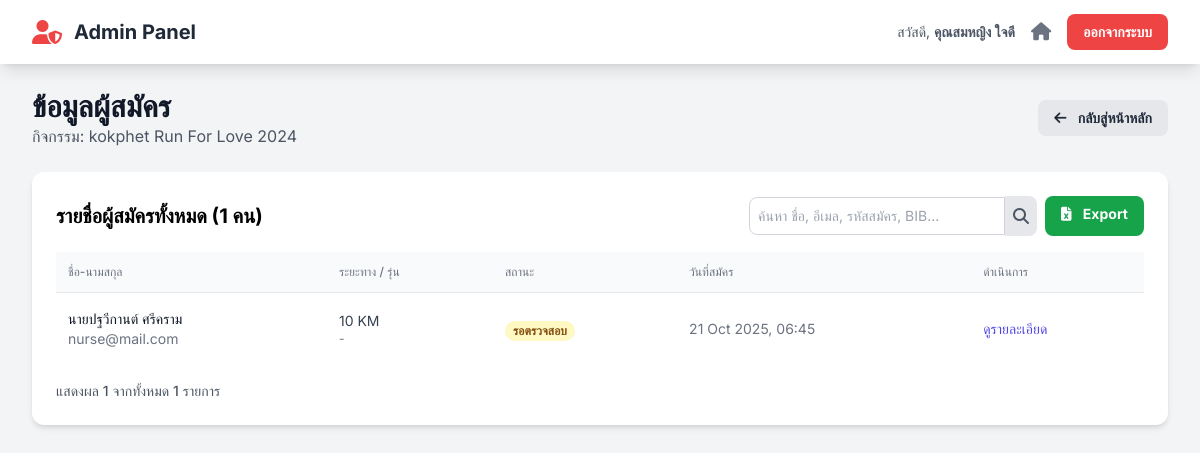
/admin/registrants.php?event_id=1 (signed in), run on the app's committed database.
### tables this page shows
CREATE TABLE `events` (
  `id` int(11) NOT NULL,
  `event_code` varchar(50) NOT NULL COMMENT 'รหัสอ้างอิงกิจกรรม เช่น sskpa-run-25',
  `name` varchar(255) NOT NULL COMMENT 'ชื่อกิจกรรม',
  `slogan` varchar(255) DEFAULT NULL,
  `theme_color` varchar(20) NOT NULL DEFAULT 'indigo',
  `color_code` varchar(7) NOT NULL DEFAULT '#4f46e5',
  `logo_text` varchar(100) DEFAULT NULL,
  `is_visible` tinyint(1) NOT NULL DEFAULT 1,
  `is_cancelled` tinyint(1) NOT NULL DEFAULT 0,
  `sort_order` int(11) NOT NULL DEFAULT 0,
  `is_registration_open` tinyint(1) NOT NULL DEFAULT 0 COMMENT '0=ปิด, 1=เปิด',
  `organizer` varchar(255) DEFAULT NULL,
  `organizer_phone` varchar(50) DEFAULT NULL,
  `organizer_email` varchar(100) DEFAULT NULL,
  `organizer_line_id` varchar(100) DEFAULT NULL,
  `organizer_logo_url` text DEFAULT NULL,
  `contact_person_name` varchar(255) DEFAULT NULL,
  `contact_person_phone` varchar(50) DEFAULT NULL,
  `payment_bank` varchar(100) DEFAULT NULL,
  `payment_account_name` varchar(255) DEFAULT NULL,
  `payment_account_number` varchar(50) DEFAULT NULL,
  `payment_qr_code_url` text DEFAULT NULL,
  `start_date` datetime NOT NULL,
  `cover_image_url` text DEFAULT NULL,
  `card_thumbnail_url` text DEFAULT NULL,
  `map_embed_url` text DEFAULT NULL,
  `map_direction_url` text DEFAULT NULL,
  `description` text DEFAULT NULL,
  `awards_description` text DEFAULT NULL,
  `bib_background_url` text DEFAULT NULL COMMENT 'Path to custom BIB background image'
);

CREATE TABLE `registrations` (
  `id` int(11) NOT NULL,
  `registration_code` varchar(20) NOT NULL COMMENT 'รหัสการสมัคร เช่น R001',
  `user_id` int(11) DEFAULT NULL COMMENT 'เชื่อมกับตาราง users ถ้าสมัครแบบ login',
  `event_id` int(11) NOT NULL,
  `distance_id` int(11) NOT NULL,
  `race_category_id` int(11) DEFAULT NULL,
  `bib_number` varchar(20) DEFAULT NULL,
  `shirt_size` varchar(10) NOT NULL,
  `status` enum('รอชำระเงิน','รอตรวจสอบ','ชำระเงินแล้ว') NOT NULL DEFAULT 'รอชำระเงิน',
  `payment_slip_url` text DEFAULT NULL,
  `registered_at` timestamp NOT NULL DEFAULT current_timestamp(),
  `title` varchar(50) NOT NULL,
  `first_name` varchar(255) NOT NULL,
  `last_name` varchar(255) NOT NULL,
  `gender` varchar(50) DEFAULT NULL,
  `email` varchar(255) NOT NULL,
  `phone` varchar(50) NOT NULL,
  `line_id` varchar(100) DEFAULT NULL,
  `thai_id` varchar(13) NOT NULL,
  `birth_date` date DEFAULT NULL,
  `disease` varchar(255) DEFAULT 'ไม่มีโรคประจำตัว',
  `disease_detail` text DEFAULT NULL,
  `emergency_contact_name` varchar(255) DEFAULT NULL,
  `emergency_contact_phone` varchar(50) DEFAULT NULL
);

CREATE TABLE `distances` (
  `id` int(11) NOT NULL,
  `event_id` int(11) NOT NULL,
  `name` varchar(100) NOT NULL COMMENT 'ชื่อระยะทาง เช่น 10 KM',
  `price` decimal(10,2) NOT NULL COMMENT 'ค่าสมัคร',
  `category` varchar(100) DEFAULT NULL COMMENT 'ประเภท เช่น Fun Run',
  `bib_color` varchar(7) DEFAULT '#4f46e5' COMMENT 'รหัสสีสำหรับพื้นหลัง BIB ของระยะนี้',
  `bib_prefix` varchar(20) DEFAULT NULL COMMENT 'คำนำหน้าเลข BIB สำหรับระยะนี้',
  `bib_start_number` int(11) DEFAULT 1 COMMENT 'เลข BIB เริ่มต้นสำหรับระยะนี้',
  `bib_padding` int(11) DEFAULT 4 COMMENT 'จำนวนหลักของเลข BIB',
  `bib_next_number` int(11) DEFAULT NULL COMMENT 'เลข BIB ลำดับถัดไปที่จะใช้'
);

### functions.php (called while the page is built, shortened)
<?php
function e($data) {
    return htmlspecialchars($data ?? '', ENT_QUOTES, 'UTF-8');
}
?>

### admin/registrants.php (the view, shortened to what this page needs)
<?php
require_once '../config.php';
require_once '../functions.php';
$event_id = intval($_GET['event_id']);
$event_stmt = $mysqli->prepare("SELECT name FROM events WHERE id = ?");
$event_stmt->bind_param("i", $event_id);
$event_stmt->execute();
$event_result = $event_stmt->get_result();
$event = $event_result->fetch_assoc();
$event_name = $event['name'];
$limit = 10;
$page = isset($_GET['page']) && is_numeric($_GET['page']) ? (int)$_GET['page'] : 1;
$offset = ($page - 1) * $limit;
$search_term = isset($_GET['search']) ? trim($_GET['search']) : '';
$base_query = "FROM registrations r
               JOIN distances d ON r.distance_id = d.id
               LEFT JOIN race_categories rc ON r.race_category_id = rc.id
               WHERE r.event_id = ?";
$where_clause = '';
$params_where = [$event_id];
$types_where = 'i';
$count_query = "SELECT COUNT(r.id) " . $base_query . $where_clause;
$count_stmt = $mysqli->prepare($count_query);
$count_stmt->bind_param($types_where, ...$params_where);
$count_stmt->execute();
$total_records = $count_stmt->get_result()->fetch_row()[0];
$select_fields = "SELECT r.id, r.title, r.first_name, r.last_name, r.email, r.status, r.registered_at, d.name as distance_name, rc.name as category_name ";
$limit_clause = " ORDER BY r.registered_at DESC LIMIT ? OFFSET ?";
$params_main = $params_where;
$types_main = $types_where;
$params_main[] = $limit;
$params_main[] = $offset;
$types_main .= 'ii';
$registrants_query = $select_fields . $base_query . $where_clause . $limit_clause;
$registrants_stmt = $mysqli->prepare($registrants_query);
$registrants_stmt->bind_param($types_main, ...$params_main);
$registrants_stmt->execute();
$registrants = $registrants_stmt->get_result()->fetch_all(MYSQLI_ASSOC);
include 'partials/header.php';
?>
<div class="flex justify-between items-center mb-6">
    <div>
        <h1 class="text-3xl font-bold text-gray-900">ข้อมูลผู้สมัคร</h1>
        <p class="text-gray-600">กิจกรรม: <?= e($event_name) ?></p>
    </div>
    <a href="index.php" class="bg-gray-200 hover:bg-gray-300 text-gray-800 font-bold py-2 px-4 rounded-lg text-sm">
        <i class="fa-solid fa-arrow-left mr-2"></i> กลับสู่หน้าหลัก
    </a>
</div>
<div class="bg-white p-6 rounded-xl shadow-md">
    <div class="mb-4 flex flex-col md:flex-row justify-between items-center gap-4">
        <h2 class="text-xl font-bold">รายชื่อผู้สมัครทั้งหมด (<?= number_format($total_records) ?> คน)</h2>
        <div class="flex gap-2">
            <form action="registrants.php" method="GET" class="flex items-center">
                <input type="text" name="search" value="<?= e($search_term) ?>" placeholder="ค้นหา ชื่อ, อีเมล, รหัสสมัคร, BIB..." class="border border-gray-300 rounded-l-lg p-2 text-sm w-64">
                <button type="submit" class="bg-gray-200 hover:bg-gray-300 p-2 rounded-r-lg text-gray-600"><i class="fa fa-search"></i></button>
            </form>
            <a href="../actions/export_registrants.php?event_id=<?= e($event_id) ?>&search=<?= urlencode($search_term) ?>" class="bg-green-600 hover:bg-green-700 text-white font-bold py-2 px-4 rounded-lg text-sm">
                <i class="fa-solid fa-file-excel mr-2"></i> Export
            </a>
        </div>
    </div>
    <div class="overflow-x-auto">
        <table class="min-w-full divide-y divide-gray-200">
            <thead class="bg-gray-50">
                <tr>
                    <th class="px-3 py-3 text-left text-xs font-medium text-gray-500 uppercase">ชื่อ-นามสกุล</th>
                    <th class="px-3 py-3 text-left text-xs font-medium text-gray-500 uppercase">ระยะทาง / รุ่น</th>
                    <th class="px-3 py-3 text-left text-xs font-medium text-gray-500 uppercase">สถานะ</th>
                    <th class="px-3 py-3 text-left text-xs font-medium text-gray-500 uppercase">วันที่สมัคร</th>
                    <th class="px-3 py-3 text-left text-xs font-medium text-gray-500 uppercase">ดำเนินการ</th>
                </tr>
            </thead>
            <tbody class="bg-white divide-y divide-gray-200">
                <?php if (empty($registrants)): ?>
                    <tr><td colspan="5" class="text-center py-6 text-gray-500">ไม่พบข้อมูลผู้สมัครที่ตรงกับเงื่อนไข</td></tr>
                <?php else: ?>
                    <?php foreach($registrants as $reg):
                        $status_color = 'gray';
                        if ($reg['status'] == 'รอตรวจสอบ') $status_color = 'yellow';
                    ?>
                    <tr>
                        <td class="px-3 py-4 whitespace-nowrap">
                            <div class="text-sm font-medium text-gray-900"><?= e($reg['title'] . $reg['first_name'] . ' ' . $reg['last_name']) ?></div>
                            <div class="text-sm text-gray-500"><?= e($reg['email']) ?></div>
                        </td>
                        <td class="px-3 py-4 whitespace-nowrap text-sm text-gray-700">
                            <div><?= e($reg['distance_name']) ?></div>
                            <div class="text-xs text-gray-500"><?= e($reg['category_name'] ?: '-') ?></div>
                        </td>
                        <td class="px-3 py-4 whitespace-nowrap">
                            <span class="px-2 inline-flex text-xs leading-5 font-semibold rounded-full bg-<?= $status_color ?>-100 text-<?= $status_color ?>-800">
                                <?= e($reg['status']) ?>
                            </span>
                        </td>
                        <td class="px-3 py-4 whitespace-nowrap text-sm text-gray-500">
                            <?= date("d M Y, H:i", strtotime($reg['registered_at'])) ?>
                        </td>
                        <td class="px-3 py-4 whitespace-nowrap text-sm font-medium">
                            <a href="registrant_detail.php?reg_id=<?= e($reg['id']) ?>" class="text-indigo-600 hover:text-indigo-900">ดูรายละเอียด</a>
                        </td>
                    </tr>
                    <?php endforeach; ?>
                <?php endif; ?>
            </tbody>
        </table>
    </div>
    <div class="mt-4 flex justify-between items-center text-sm">
        <p class="text-gray-600">
            แสดงผล <span class="font-medium"><?= count($registrants) ?></span> จากทั้งหมด <span class="font-medium"><?= number_format($total_records) ?></span> รายการ
        </p>
    </div>
</div>
<?php
include 'partials/footer.php';
?>

### admin/partials/header.php (style rules this page uses)
body { font-family: 'Inter', 'Sarabun', sans-serif; }

### data on the page
events: name "kokphet Run For Love 2024"
registrations: title+first_name+last_name "นายปฐวีกานต์ ศรีคราม", email "nurse@mail.com", distance.name "10 KM", category_name "-", status "รอตรวจสอบ", registered_at "21 Oct 2025, 06:45"

### other printed values
$staff_info['full_name'] "คุณสมหญิง ใจดี"
$total_records "1"
count($registrants) "1"
